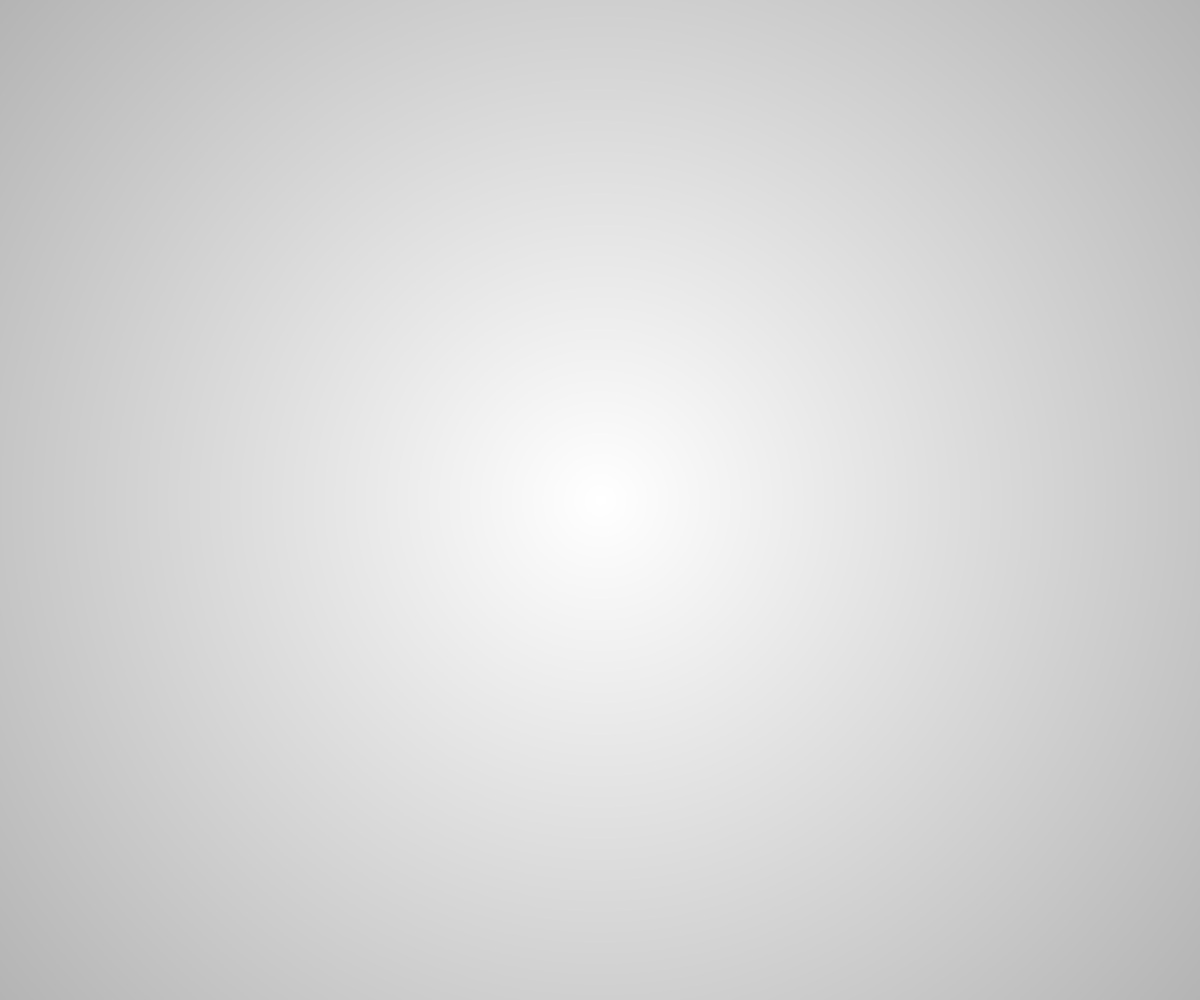
Frame 1 (no input)
Frame 2 (the mouse pressed at the canvas centre, redrawn once): identical to frame 1, image omitted

The p5.js sketch that drew this single still picture (run headless with seeded random() and noise() and a simulated clock; the mouse was pressed at the canvas centre and the sketch redrawn once):

// p5.js sketch
// ── sketch.js
function setup() {
  createCanvas(windowWidth, windowHeight);
  noLoop();
}

function draw() {
  // Draw structured digital texture reminiscent of early OS
  background(200);
  
  // Create grid pattern
  stroke(180);
  strokeWeight(1);
  
  for (let x = 0; x < width; x += 20) {
    line(x, 0, x, height);
  }
  
  for (let y = 0; y < height; y += 20) {
    line(0, y, width, y);
  }
  
  // Add subtle geometric elements
  fill(220);
  noStroke();
  
  for (let x = 10; x < width; x += 40) {
    for (let y = 10; y < height; y += 40) {
      rect(x, y, 15, 15);
    }
  }
  
  // Add radial gradient
  drawRadialGradient();
}

function drawRadialGradient() {
  loadPixels();
  
  const centerX = width / 2;
  const centerY = height / 2;
  const maxDist = dist(0, 0, centerX, centerY);
  
  for (let y = 0; y < height; y++) {
    for (let x = 0; x < width; x++) {
      const d = dist(x, y, centerX, centerY);
      const ratio = map(d, 0, maxDist, 0, 1);
      
      // Create color transition from bright center to darker corners
      const r = lerp(255, 180, ratio);
      const g = lerp(255, 180, ratio);
      const b = lerp(255, 180, ratio);
      
      const idx = (y * width + x) * 4;
      pixels[idx] = r;
      pixels[idx + 1] = g;
      pixels[idx + 2] = b;
      pixels[idx + 3] = 255;
    }
  }
  
  updatePixels();
}

function windowResized() {
  resizeCanvas(windowWidth, windowHeight);
}
